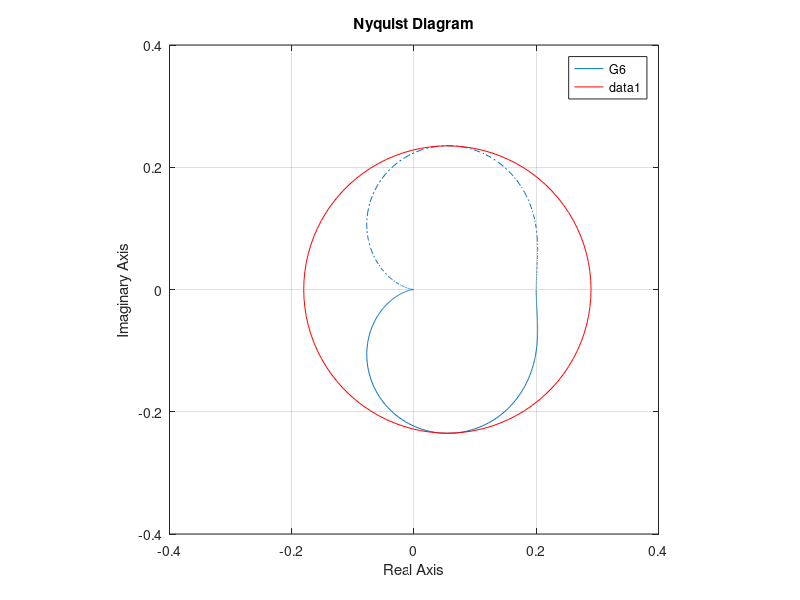

Recreate this plot in MATLAB.
clc; clear;

s = tf('s');
G1 = s/(s^2 - s + 1)

G2 = 1/(s+2)/(s+3)

G3 = 1/(s^2 + s + 1)

G4 = (1 - s)/(s + 1)^2

G5 = (s + 1)/(s + 2)^2/(s-1)

G6 = 1/(s^2 + 2*s + 5)

nyquist(G6)
axis equal
xlim([-0.4,0.4])
ylim([-0.4,0.4])
hold all 

x = 0.0546;
y = 0;
r = 0.235;
th = 0:pi/50:2*pi;
xunit = r * cos(th) + x;
yunit = r * sin(th) + y;
h = plot(xunit, yunit, "Color","r");

